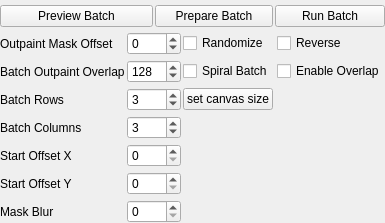
                   <widget class="QWidget" name="tab_3">
                    <attribute name="title">
                     <string>Batch in/outpaint</string>
                    </attribute>
                    <layout class="QGridLayout" name="gridLayout_21">
                     <property name="leftMargin">
                      <number>0</number>
                     </property>
                     <property name="topMargin">
                      <number>5</number>
                     </property>
                     <property name="rightMargin">
                      <number>0</number>
                     </property>
                     <property name="bottomMargin">
                      <number>0</number>
                     </property>
                     <property name="horizontalSpacing">
                      <number>2</number>
                     </property>
                     <property name="verticalSpacing">
                      <number>5</number>
                     </property>
                     <item row="5" column="0">
                      <widget class="QLabel" name="label_8">
                       <property name="text">
                        <string>Start Offset X</string>
                       </property>
                      </widget>
                     </item>
                     <item row="2" column="0">
                      <widget class="QLabel" name="label_5">
                       <property name="text">
                        <string>Batch Outpaint Overlap</string>
                       </property>
                      </widget>
                     </item>
                     <item row="4" column="1" colspan="2">
                      <widget class="QSpinBox" name="batch_columns">
                       <property name="toolTip">
                        <string>How many columns each row will have</string>
                       </property>
                       <property name="maximum">
                        <number>32</number>
                       </property>
                       <property name="value">
                        <number>3</number>
                       </property>
                      </widget>
                     </item>
                     <item row="3" column="3">
                      <widget class="QPushButton" name="resize_canvas">
                       <property name="toolTip">
                        <string>Sets the canvas size to fit the selected batch settings</string>
                       </property>
                       <property name="text">
                        <string>set canvas size</string>
                       </property>
                      </widget>
                     </item>
                     <item row="2" column="1" colspan="2">
                      <widget class="QSpinBox" name="rect_overlap">
                       <property name="toolTip">
                        <string>How many pixels the tiles will overlap each other</string>
                       </property>
                       <property name="maximum">
                        <number>1024</number>
                       </property>
                       <property name="value">
                        <number>128</number>
                       </property>
                      </widget>
                     </item>
                     <item row="2" column="3" colspan="2">
                      <widget class="QCheckBox" name="spiral">
                       <property name="toolTip">
                        <string>The batch will be crated as a spiral from outside to inside, you can use reverse to go from inside to outside. Makes some difference when using inpaint.</string>
                       </property>
                       <property name="text">
                        <string>Spiral Batch</string>
                       </property>
                      </widget>
                     </item>
                     <item row="2" column="5">
                      <widget class="QCheckBox" name="enable_overlap">
                       <property name="text">
                        <string>Enable Overlap</string>
                       </property>
                      </widget>
                     </item>
                     <item row="7" column="1" colspan="2">
                      <widget class="QSpinBox" name="mask_blur">
                       <property name="toolTip">
                        <string>Blurs the outpaint mask</string>
                       </property>
                       <property name="maximum">
                        <number>20</number>
                       </property>
                      </widget>
                     </item>
                     <item row="0" column="4" colspan="2">
                      <widget class="QPushButton" name="run_batch">
                       <property name="text">
                        <string>Run Batch</string>
                       </property>
                      </widget>
                     </item>
                     <item row="7" column="0">
                      <widget class="QLabel" name="label_11">
                       <property name="text">
                        <string>Mask Blur</string>
                       </property>
                      </widget>
                     </item>
                     <item row="0" column="2" colspan="2">
                      <widget class="QPushButton" name="prepare_batch">
                       <property name="text">
                        <string>Prepare Batch</string>
                       </property>
                      </widget>
                     </item>
                     <item row="5" column="1" colspan="2">
                      <widget class="QSpinBox" name="start_offset_x">
                       <property name="toolTip">
                        <string>How far from the left side the of the canvas the bach images will start</string>
                       </property>
                       <property name="maximum">
                        <number>8192</number>
                       </property>
                      </widget>
                     </item>
                     <item row="1" column="1" colspan="2">
                      <widget class="QSpinBox" name="mask_offset">
                       <property name="toolTip">
                        <string>&lt;html&gt;&lt;head/&gt;&lt;body&gt;&lt;p&gt;Adds an offset to the outpaint mask, so the mask doesnt cover the whole image, this way the inpaint model has a few pixels to &amp;quot;adapt&amp;quot;, and it becomes seamless&lt;/p&gt;&lt;/body&gt;&lt;/html&gt;</string>
                       </property>
                       <property name="minimum">
                        <number>-128</number>
                       </property>
                       <property name="maximum">
                        <number>128</number>
                       </property>
                      </widget>
                     </item>
                     <item row="6" column="1" colspan="2">
                      <widget class="QSpinBox" name="start_offset_y">
                       <property name="toolTip">
                        <string>How many pixels from top of the canvas the images will start</string>
                       </property>
                       <property name="maximum">
                        <number>8192</number>
                       </property>
                      </widget>
                     </item>
                     <item row="1" column="3" colspan="2">
                      <widget class="QCheckBox" name="randomize">
                       <property name="toolTip">
                        <string>Adds a random of +-50 pixels to the overlap</string>
                       </property>
                       <property name="text">
                        <string>Randomize</string>
                       </property>
                      </widget>
                     </item>
                     <item row="4" column="0">
                      <widget class="QLabel" name="label_7">
                       <property name="text">
                        <string>Batch Columns</string>
                       </property>
                      </widget>
                     </item>
                     <item row="6" column="0">
                      <widget class="QLabel" name="label_9">
                       <property name="text">
                        <string>Start Offset Y</string>
                       </property>
                      </widget>
                     </item>
                     <item row="3" column="0">
                      <widget class="QLabel" name="label_6">
                       <property name="text">
                        <string>Batch Rows</string>
                       </property>
                      </widget>
                     </item>
                     <item row="3" column="1" colspan="2">
                      <widget class="QSpinBox" name="batch_rows">
                       <property name="toolTip">
                        <string>How many rows the batch process will fill with images</string>
                       </property>
                       <property name="maximum">
                        <number>32</number>
                       </property>
                       <property name="value">
                        <number>3</number>
                       </property>
                      </widget>
                     </item>
                     <item row="1" column="5">
                      <widget class="QCheckBox" name="reverse">
                       <property name="toolTip">
                        <string>Will reverse the order of the previewed batch</string>
                       </property>
                       <property name="text">
                        <string>Reverse</string>
                       </property>
                      </widget>
                     </item>
                     <item row="1" column="0">
                      <widget class="QLabel" name="label_4">
                       <property name="text">
                        <string>Outpaint Mask Offset</string>
                       </property>
                      </widget>
                     </item>
                     <item row="0" column="0" colspan="2">
                      <widget class="QPushButton" name="preview_batch">
                       <property name="text">
                        <string>Preview Batch</string>
                       </property>
                      </widget>
                     </item>
                    </layout>
                   </widget>
